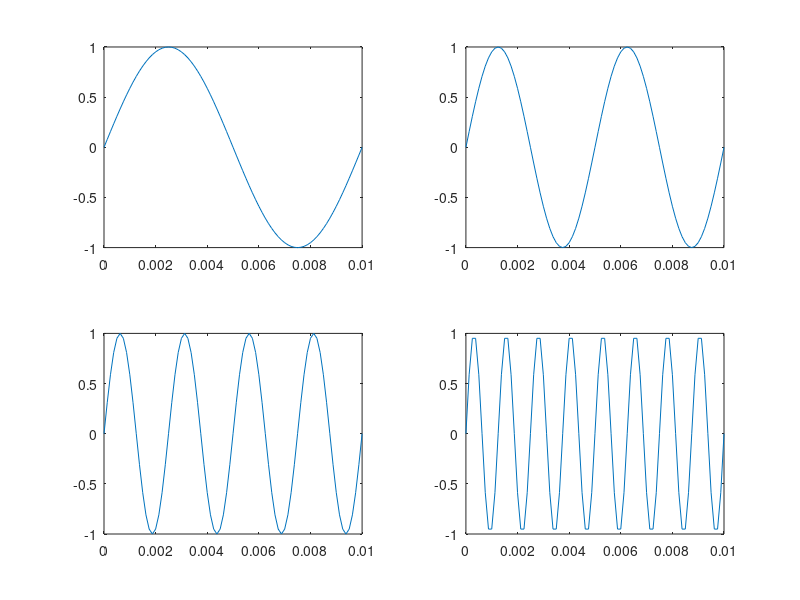

MATLAB code to generate this figure:
%Cheng Fei 400228518&Yichen Lu 400247938
clc;clear;
% Use sinusoid frequency f = 300 Hz
f1 = 100;
f2 = 200;
f3 = 400;
f4 = 800;
%
% Sampling frequency and interval
fs = 8000;
Ts = 1/fs;
%
% Set time duration of plot, i.e., 10 msec.
tfinalplot = 10e-3;
%
% Make the time vector for the plot
nplot=0:Ts:tfinalplot;
%
% Make the time vector for replayed sound spurt
% Play the spurt for 2 seconds
tfinal = 2;
nsound=0:Ts:tfinal;
%
% Sample the sinusoid.
xnT1 = sin(2*pi*f1*nsound);
xnT2 = sin(2*pi*f2*nsound);
xnT3 = sin(2*pi*f3*nsound);
xnT4 = sin(2*pi*f4*nsound);
%
% Make the plot
hold on
%suptitle('Lab 3 Question 2 Cheng Fei 400228518&Yichen Lu 400247938')
subplot(2,2,1)
plot(nplot, xnT1(1:length(nplot)));
subplot(2,2,2)
plot(nplot, xnT2(1:length(nplot)));
subplot(2,2,3)
plot(nplot, xnT3(1:length(nplot)));
subplot(2,2,4)
plot(nplot, xnT4(1:length(nplot)));
hold off
%
% Save xnT as a wav sound file, soundfile.wav.
audiowrite('Lab3_Q2_1.wav', xnT1, fs);
audiowrite('Lab3_Q2_2.wav', xnT2, fs);
audiowrite('Lab3_Q2_3.wav', xnT3, fs);
audiowrite('Lab3_Q2_4.wav', xnT4, fs);
%
% Uncomment/edit this next line to save the graph.
saveas(gcf, 'Lab3_Q2.jpg');
%